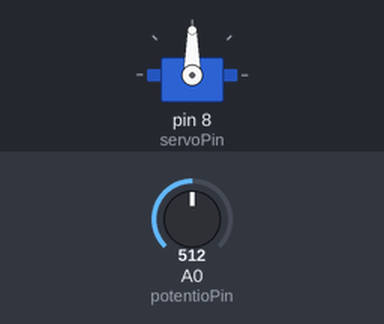
Simulated run of this sketch. Board: Arduino Uno, built with avr-gcc and run on an emulated ATmega328P. Shown: servo. Inputs (shaded band) come from the test bench; at power-on: A0 (potentioPin) = 512.

Above: at 1.2 s.
1.3 s: A0 (potentioPin) set to 716
At 1.9 s:
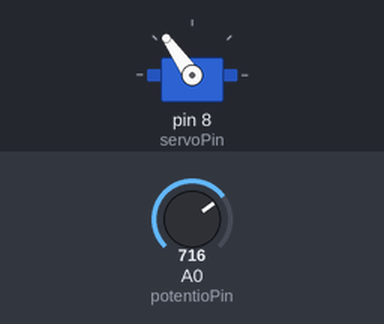
2.8 s: A0 (potentioPin) set to 900
At 4.0 s:
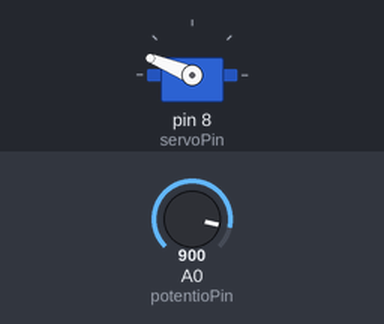
4.3 s: A0 (potentioPin) set to 1023
At 5.4 s:
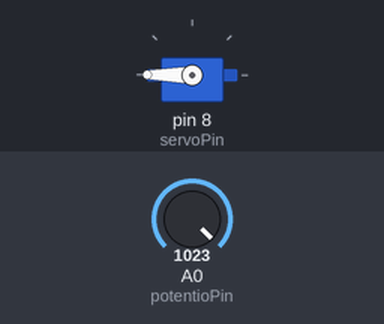
5.8 s: A0 (potentioPin) set to 306
At 6.5 s:
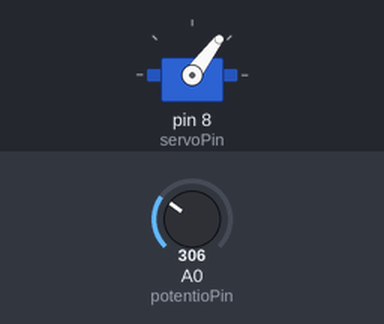
7.3 s: A0 (potentioPin) set to 122
At 7.7 s:
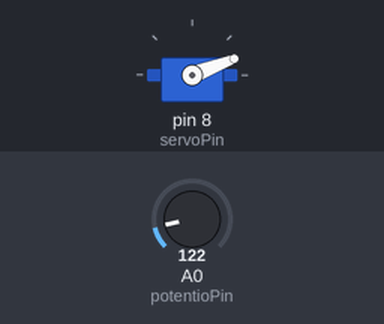
Timing chart, 0 to 9.8 s (numbered marks = the images above; inputs shaded):
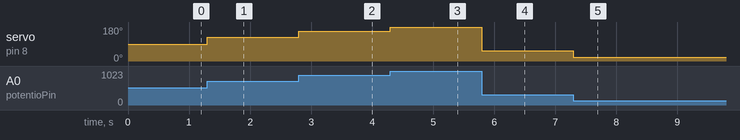

Measured:
- after the input at 1.3 s, servo on pin 8 (servoPin): 90° → 125° at once
- after the input at 2.8 s, servo on pin 8 (servoPin): 125° → 158° at once
- after the input at 4.3 s, servo on pin 8 (servoPin): 158° → 180° at once
- after the input at 5.8 s, servo on pin 8 (servoPin): 180° → 53° at once
- after the input at 7.3 s, servo on pin 8 (servoPin): 53° → 21° at once

The sketch:

ServoViaPotentio.ino
```cpp
#include <Servo.h>

int potentioPin = 0;
unsigned int potentioValue;

Servo myServo;
int servoPin = 8;

void setup () {
  myServo.attach(servoPin);
}

void loop () {
  potentioValue = analogRead(potentioPin);
  potentioValue = map(potentioValue, 0, 1023, 0, 180);
  myServo.write(potentioValue);
}
```
